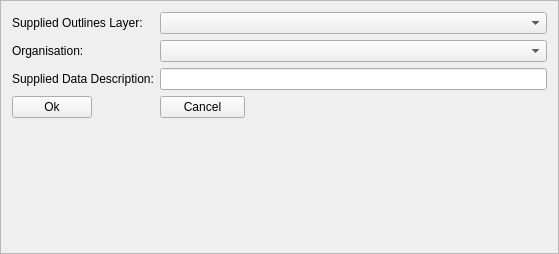
<?xml version="1.0" encoding="UTF-8"?>
<ui version="4.0">
 <class>f_new_supplied_outlines</class>
 <widget class="QFrame" name="f_new_supplied_outlines">
  <property name="geometry">
   <rect>
    <x>0</x>
    <y>0</y>
    <width>559</width>
    <height>254</height>
   </rect>
  </property>
  <property name="windowTitle">
   <string>New Supplied Outlines</string>
  </property>
  <property name="frameShape">
   <enum>QFrame::StyledPanel</enum>
  </property>
  <property name="frameShadow">
   <enum>QFrame::Raised</enum>
  </property>
  <layout class="QFormLayout" name="formLayout">
   <item row="1" column="1">
    <widget class="QgsMapLayerComboBox" name="ml_supplied_outlines_layer"/>
   </item>
   <item row="3" column="1">
    <widget class="QComboBox" name="cmb_organisation"/>
   </item>
   <item row="5" column="1">
    <widget class="QLineEdit" name="le_supplied_data_description"/>
   </item>
   <item row="6" column="0">
    <widget class="QPushButton" name="btn_ok">
     <property name="maximumSize">
      <size>
       <width>85</width>
       <height>27</height>
      </size>
     </property>
     <property name="text">
      <string>Ok</string>
     </property>
    </widget>
   </item>
   <item row="6" column="1">
    <widget class="QPushButton" name="btn_cancel">
     <property name="maximumSize">
      <size>
       <width>85</width>
       <height>27</height>
      </size>
     </property>
     <property name="text">
      <string>Cancel</string>
     </property>
    </widget>
   </item>
   <item row="3" column="0">
    <widget class="QLabel" name="lb_organisation">
     <property name="text">
      <string>Organisation:</string>
     </property>
    </widget>
   </item>
   <item row="1" column="0">
    <widget class="QLabel" name="lb_supplied_outlines">
     <property name="text">
      <string>Supplied Outlines Layer:</string>
     </property>
    </widget>
   </item>
   <item row="5" column="0">
    <widget class="QLabel" name="lb_supplied_data_desc">
     <property name="text">
      <string>Supplied Data Description:</string>
     </property>
    </widget>
   </item>
  </layout>
 </widget>
 <customwidgets>
  <customwidget>
   <class>QgsMapLayerComboBox</class>
   <extends>QComboBox</extends>
   <header>qgsmaplayercombobox.h</header>
  </customwidget>
 </customwidgets>
 <tabstops>
  <tabstop>ml_supplied_outlines_layer</tabstop>
 </tabstops>
 <resources/>
 <connections/>
</ui>
